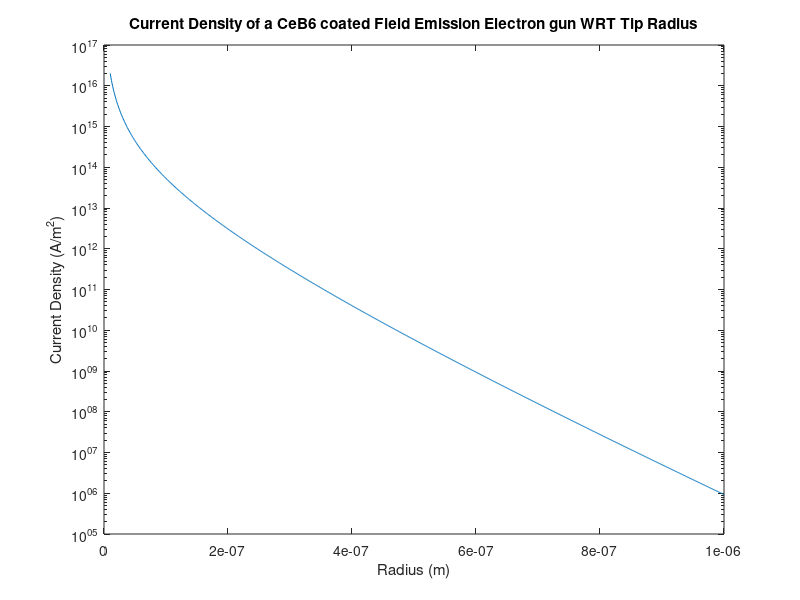

MATLAB code for this plot:
% Plot how the emission current changes with tip radius from 10nm to 1μm for a
% fixed extraction voltage of 2.0kV

% cahnge current density 

me = 9.109*power(10,-31);
h  =  6.62607*power(10,-34);
k  = 1.380*power(10,-23);
T  = 293;
q  = 1.602*power(10,-19);
wf = 2.65*q;
mm = 10^(-6);
r = linspace(1e-8,1e-6,1000);
% r  = rr.*mm; 
V  = 2000;
E  = V./r;

a  = ((q^3)*me)/(8*pi*h*me);
pp = ((4*2*pi)/(3*h*q))*power(2*me,0.5)*power(wf,1.5)./E;
J  = (a/wf).*(E.^2).*exp(-pp);
semilogy (r,J)
title('Current Density of a CeB6 coated Field Emission Electron gun WRT Tip Radius')
xlabel('Radius (m)')
ylabel('Current Density (A/m^2)')